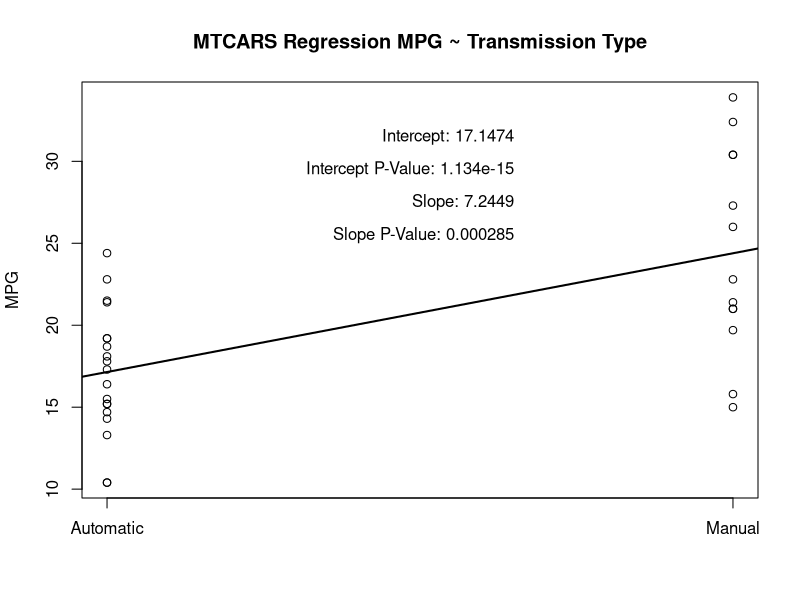

Source code (R):
## ---- chunk 1
    # Load libraries
    library(datasets)
    
    # Read 'mtcars' dataset
    dat <- mtcars
    
    # Fit linear model for mpg ~ am
    fit <- lm(mpg ~ am, dat)
    fitCoef <- summary(fit)$coefficients
    fitText <- c(paste("Intercept:", round(fitCoef[1, 1], digits = 4)),
                 paste("Intercept P-Value:", signif(fitCoef[1, 4], digits = 4)),
                 paste("Slope:", round(fitCoef[2, 1], digits = 4)),
                 paste("Slope P-Value:", signif(fitCoef[2, 4], digits = 4)))
    
    # Scatter plot mpg ~ am
    # Adds line for 'fit'
    plot(mpg ~ am, dat, xlab = "", ylab = "MPG", xaxt = "n")
    abline(fit, lwd = 2)

    # Add labels for summary data, axes, and title
    text(x = 0.65, y = seq(from = 32, to = 26, by = -2), adj = c(1, 1), labels = fitText)
    axis(1, c(0, 1), c("Automatic", "Manual"))
    title("MTCARS Regression MPG ~ Transmission Type")
## ---- chunk 2
    # Load libraries
    library(datasets)
    
    # Read 'mtcars' dataset
    dat <- mtcars

    # Fit linear model for mpg ~ am
    fit <- lm(mpg ~ am, dat)

    # Create data.frame for unique transmission numbers
    trans <- data.frame(am = unique(dat$am))

    # Bind columns for prediction interval at 95%
    trans <- cbind(trans, predict(fit, trans, interval = "prediction"))
    
    # Transform transmission number to type and re-label
    trans <- transform(trans, am = factor(trans$am, labels = c("Automatic", "Manual")))
    names(trans) <- c("Transmission", "Fit", "Lower", "Upper")

    # Return data.frame
    trans
